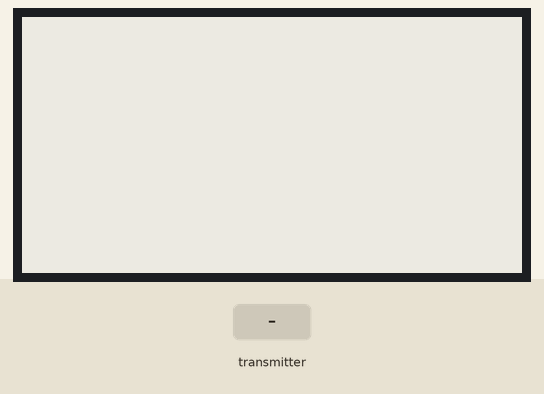
The sketch below on a simulated ESP32. On the bench: 250×128 one-colour display. Inputs (shaded band) come from the test bench. WiFi joins after 1.5 s; servers stay silent unless stated; storage starts empty; what the sketch prints to the serial monitor is not drawn.

Above: at 4.7 s.
4.8 s: the transmitter starts sending x = 0
At 5.8 s:
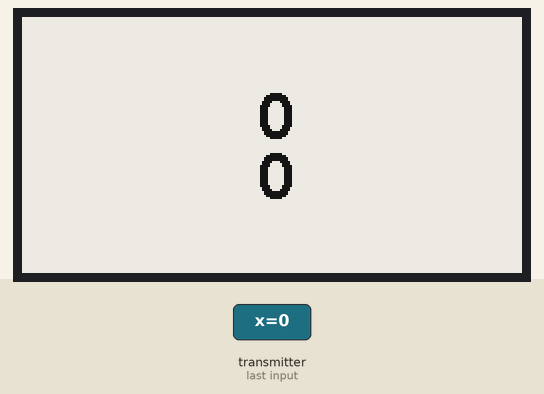
6.8 s: the transmitter starts sending y = 1024
At 8.9 s:
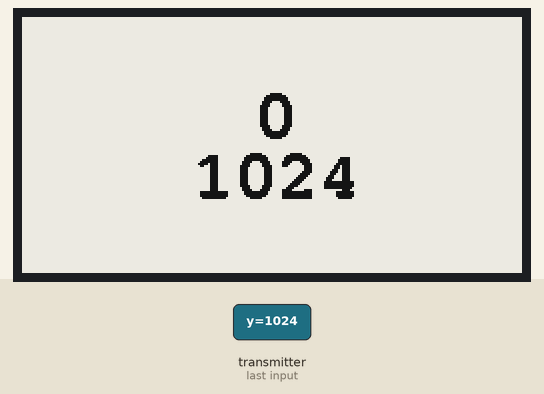
9.3 s: the transmitter starts sending x = 1024
At 11.0 s:
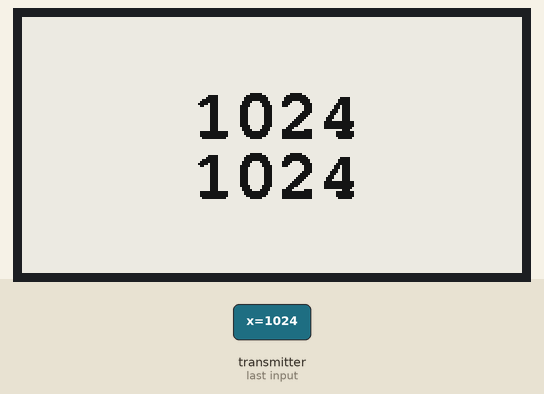
11.9 s: the transmitter starts sending y = 2048
At 14.2 s:
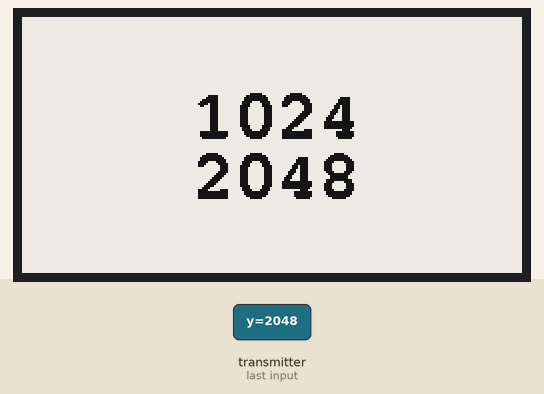
Timing chart, 0 to 15.7 s (numbered marks = the images above; inputs shaded):
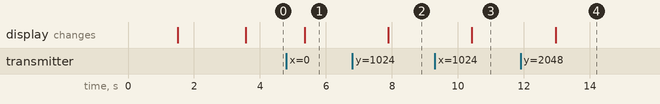

The sketch:

ESPNOWReceiver1.ino
```cpp
// (licence header left out)
#include <esp_now.h>
#include <WiFi.h>
//
#include <GxEPD.h>
#include "SD.h"
#include "SPI.h"


#include <WiFi.h>
#include "time.h"

const char* ssid = "Proximus-Home-84B0";//Proximus-Home-84B0   LARAS ousmane
const char* password = "w2eyafdmrh3re";//w2eyafdmrh3re   wifi4guest  kasskass

const char* ntpServer = "ntp.ntsc.ac.cn";//local ntp server
const uint32_t  gmtOffset_sec = 8*3600;  //GMT+08:00
const uint16_t   daylightOffset_sec = 0;
//Since there are multiple versions of the screen, if there is a flower screen after downloading the program, please test the following four header files again!
//#include <GxDEPG0213BN/GxDEPG0213BN.h>
//#include <GxGDE0213B1/GxGDE0213B1.h>      // 2.13" b/w
//#include <GxGDEH0213B72/GxGDEH0213B72.h>  // 2.13" b/w new panel
#include <GxGDEH0213B73/GxGDEH0213B73.h>  // 2.13" b/w newer panel


#include <Fonts/FreeMonoBold18pt7b.h>


#include <GxIO/GxIO_SPI/GxIO_SPI.h>
#include <GxIO/GxIO.h>

#define SPI_MOSI 23
#define SPI_MISO -1
#define SPI_CLK 18

#define ELINK_SS 5
#define ELINK_BUSY 4
#define ELINK_RESET 16
#define ELINK_DC 17

#define SDCARD_SS 13
#define SDCARD_CLK 14
#define SDCARD_MOSI 15
#define SDCARD_MISO 2

#define BUTTON_PIN 39

typedef enum
{
    RIGHT_ALIGNMENT = 0,
    LEFT_ALIGNMENT,
    CENTER_ALIGNMENT,
} Text_alignment;


GxIO_Class io(SPI, /*CS=5*/ ELINK_SS, /*DC=*/ ELINK_DC, /*RST=*/ ELINK_RESET);
GxEPD_Class display(io, /*RST=*/ ELINK_RESET, /*BUSY=*/ ELINK_BUSY);

SPIClass sdSPI(VSPI);

const uint8_t Whiteboard[1700] = {0x00};

uint16_t Year = 0 , Month = 0 , Day = 0 , Hour = 0 , Minute = 0 , Second = 0;
char Date[]={"2000/01/01"};
char Time[]={"00:00:00"};
bool sdOK = false;

void displayText(const String &str, uint16_t y, uint8_t alignment)
{
  int16_t x = 0;
  int16_t x1, y1;
  uint16_t w, h;
  display.setCursor(x, y);
  display.getTextBounds(str, x, y, &x1, &y1, &w, &h);

  switch (alignment)
  {
  case RIGHT_ALIGNMENT:
    display.setCursor(display.width() - w - x1, y);
    break;
  case LEFT_ALIGNMENT:
    display.setCursor(0, y);
    break;
  case CENTER_ALIGNMENT:
    display.setCursor(display.width() / 2 - ((w + x1) / 2), y);
    break;
  default:
    break;
  }
  display.println(str);
}

void getTimeFromNTP()
{
  configTime(gmtOffset_sec, daylightOffset_sec, ntpServer);
  struct tm timeinfo;
  if(!getLocalTime(&timeinfo)){
    Serial.println("Failed to obtain time");
    return;
  }

  Date[2] = (timeinfo.tm_year - 100) / 10 % 10 + '0';
  Date[3] = (timeinfo.tm_year - 100) % 10 + '0';
  Date[5] = (timeinfo.tm_mon + 1) / 10 % 10 + '0';
  Date[6] = (timeinfo.tm_mon + 1) % 10 + '0';
  Date[8] = timeinfo.tm_mday / 10 % 10 + '0';
  Date[9] = timeinfo.tm_mday % 10 + '0';

  Time[0] = timeinfo.tm_hour / 10 % 10 + '0';
  Time[1] = timeinfo.tm_hour % 10 + '0';
  Time[3] = timeinfo.tm_min / 10 % 10 + '0';
  Time[4] = timeinfo.tm_min % 10 + '0';
  Time[6] = timeinfo.tm_sec / 10 % 10 + '0';
  Time[7] = timeinfo.tm_sec % 10 + '0';

  Serial.println(Date);
  Serial.println(Time);
  Serial.println(" ");
}

//
//Structure example to receive data
//Must match the sender structure
typedef struct test_struct {
  int x;
  int y;
} test_struct;

//Create a struct_message called myData
test_struct myData;

//callback function that will be executed when data is received
void OnDataRecv(const uint8_t * mac, const uint8_t *incomingData, int len) {
  memcpy(&myData, incomingData, sizeof(myData));

 //

  displayText(String(myData.x), 60, CENTER_ALIGNMENT);
  displayText(String(myData.y), 90, CENTER_ALIGNMENT);
  display.updateWindow(22, 30,  222,  90, true);
  display.drawBitmap(Whiteboard, 22, 31,  208, 60, GxEPD_BLACK);
 //

  Serial.print("Bytes received: ");
  Serial.println(len);
  Serial.print("x: ");
  Serial.println(myData.x);
  Serial.print("y: ");
  Serial.println(myData.y);
  Serial.println();
}

void setup() {
  //Initialize Serial Monitor
  Serial.begin(115200);

  //Set device as a Wi-Fi Station
  WiFi.mode(WIFI_STA);

  //Init ESP-NOW
  if (esp_now_init() != ESP_OK) {
    Serial.println("Error initializing ESP-NOW");
    return;
  }

  // Once ESPNow is successfully Init, we will register for recv CB to
  // get recv packer info
  esp_now_register_recv_cb(OnDataRecv);


  //
  Serial.printf("Connecting to %s ", ssid);
  WiFi.begin(ssid, password);
  while (WiFi.status() != WL_CONNECTED) {
    delay(500);
    Serial.print(".");
  }
  Serial.println(" CONNECTED");

  SPI.begin(SPI_CLK, SPI_MISO, SPI_MOSI, ELINK_SS);
  display.init(); // enable diagnostic output on Serial

  display.setRotation(1);
  display.fillScreen(GxEPD_WHITE);
  display.setTextColor(GxEPD_BLACK);
  display.setFont(&FreeMonoBold18pt7b);
  display.setCursor(0, 0);

  sdSPI.begin(SDCARD_CLK, SDCARD_MISO, SDCARD_MOSI, SDCARD_SS);

  if (!SD.begin(SDCARD_SS, sdSPI)) {
    sdOK = false;
  } else {
    sdOK = true;
  }

  display.fillScreen(GxEPD_WHITE);
  display.update();

  //
}

void loop() {

}
```

Measured:
- after the input at 4.8 s, the display: changes after 0.55 s (image 1)
- after the input at 6.8 s, the display: changes after 1.1 s (image 2)
- after the input at 9.3 s, the display: changes after 1.1 s (image 3)
- after the input at 11.9 s, the display: changes after 1.1 s (image 4)
